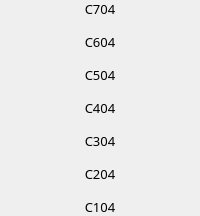
                            <widget class="QFrame" name="frame_59">
                             <property name="frameShape">
                              <enum>QFrame::NoFrame</enum>
                             </property>
                             <property name="frameShadow">
                              <enum>QFrame::Raised</enum>
                             </property>
                             <layout class="QVBoxLayout" name="verticalLayout_73">
                              <property name="spacing">
                               <number>15</number>
                              </property>
                              <property name="leftMargin">
                               <number>0</number>
                              </property>
                              <property name="topMargin">
                               <number>0</number>
                              </property>
                              <property name="rightMargin">
                               <number>0</number>
                              </property>
                              <property name="bottomMargin">
                               <number>0</number>
                              </property>
                              <item>
                               <widget class="QLabel" name="label_157">
                                <property name="font">
                                 <font>
                                  <family>Mitr SemiBold</family>
                                  <pointsize>10</pointsize>
                                 </font>
                                </property>
                                <property name="text">
                                 <string>C704</string>
                                </property>
                                <property name="alignment">
                                 <set>Qt::AlignCenter</set>
                                </property>
                               </widget>
                              </item>
                              <item>
                               <widget class="QLabel" name="label_158">
                                <property name="font">
                                 <font>
                                  <family>Mitr SemiBold</family>
                                  <pointsize>10</pointsize>
                                 </font>
                                </property>
                                <property name="text">
                                 <string>C604</string>
                                </property>
                                <property name="alignment">
                                 <set>Qt::AlignCenter</set>
                                </property>
                               </widget>
                              </item>
                              <item>
                               <widget class="QLabel" name="label_159">
                                <property name="font">
                                 <font>
                                  <family>Mitr SemiBold</family>
                                  <pointsize>10</pointsize>
                                 </font>
                                </property>
                                <property name="text">
                                 <string>C504</string>
                                </property>
                                <property name="alignment">
                                 <set>Qt::AlignCenter</set>
                                </property>
                               </widget>
                              </item>
                              <item>
                               <widget class="QLabel" name="label_160">
                                <property name="font">
                                 <font>
                                  <family>Mitr SemiBold</family>
                                  <pointsize>10</pointsize>
                                 </font>
                                </property>
                                <property name="text">
                                 <string>C404</string>
                                </property>
                                <property name="alignment">
                                 <set>Qt::AlignCenter</set>
                                </property>
                               </widget>
                              </item>
                              <item>
                               <widget class="QLabel" name="label_161">
                                <property name="font">
                                 <font>
                                  <family>Mitr SemiBold</family>
                                  <pointsize>10</pointsize>
                                 </font>
                                </property>
                                <property name="text">
                                 <string>C304</string>
                                </property>
                                <property name="alignment">
                                 <set>Qt::AlignCenter</set>
                                </property>
                               </widget>
                              </item>
                              <item>
                               <widget class="QLabel" name="label_162">
                                <property name="font">
                                 <font>
                                  <family>Mitr SemiBold</family>
                                  <pointsize>10</pointsize>
                                 </font>
                                </property>
                                <property name="text">
                                 <string>C204</string>
                                </property>
                                <property name="alignment">
                                 <set>Qt::AlignCenter</set>
                                </property>
                               </widget>
                              </item>
                              <item>
                               <widget class="QLabel" name="label_163">
                                <property name="font">
                                 <font>
                                  <family>Mitr SemiBold</family>
                                  <pointsize>10</pointsize>
                                 </font>
                                </property>
                                <property name="text">
                                 <string>C104</string>
                                </property>
                                <property name="alignment">
                                 <set>Qt::AlignCenter</set>
                                </property>
                               </widget>
                              </item>
                             </layout>
                            </widget>
